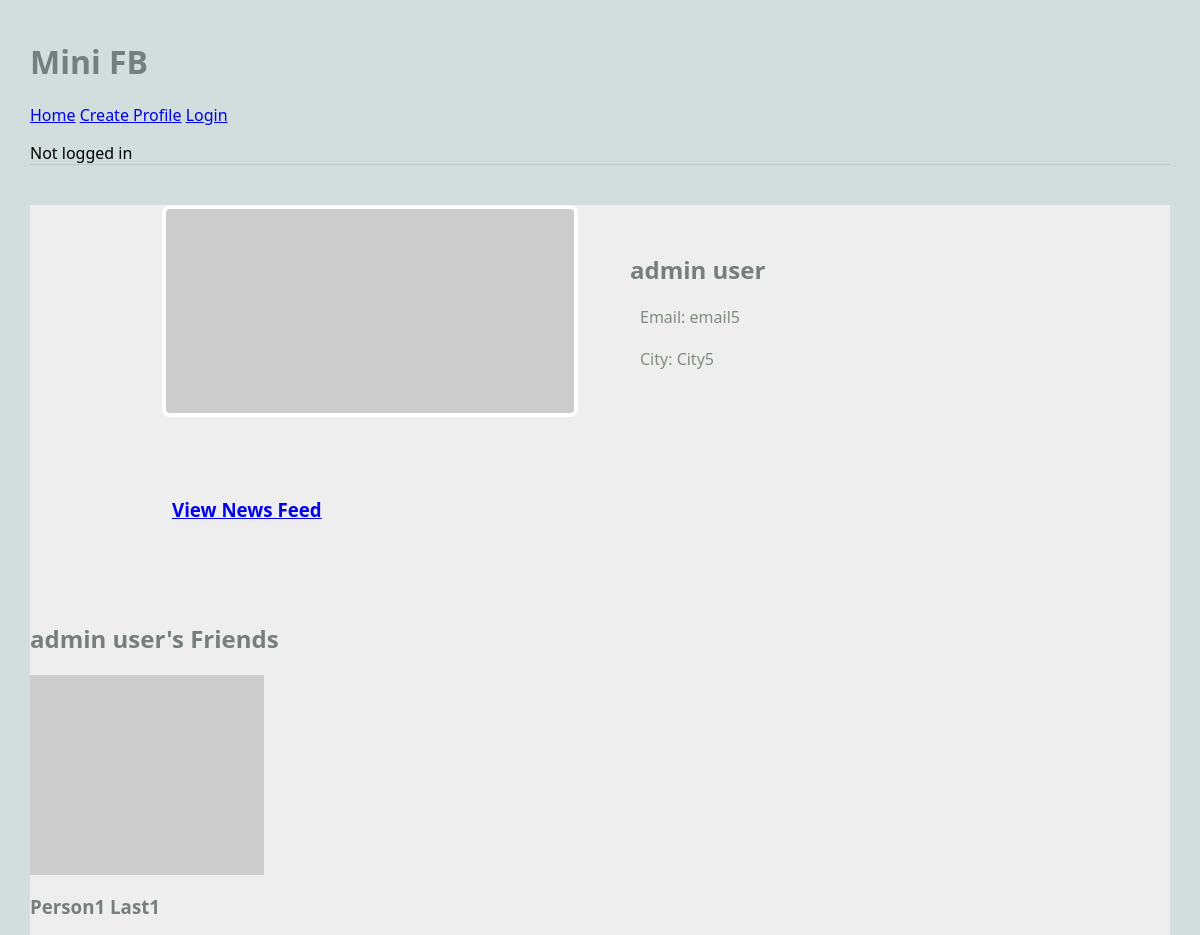
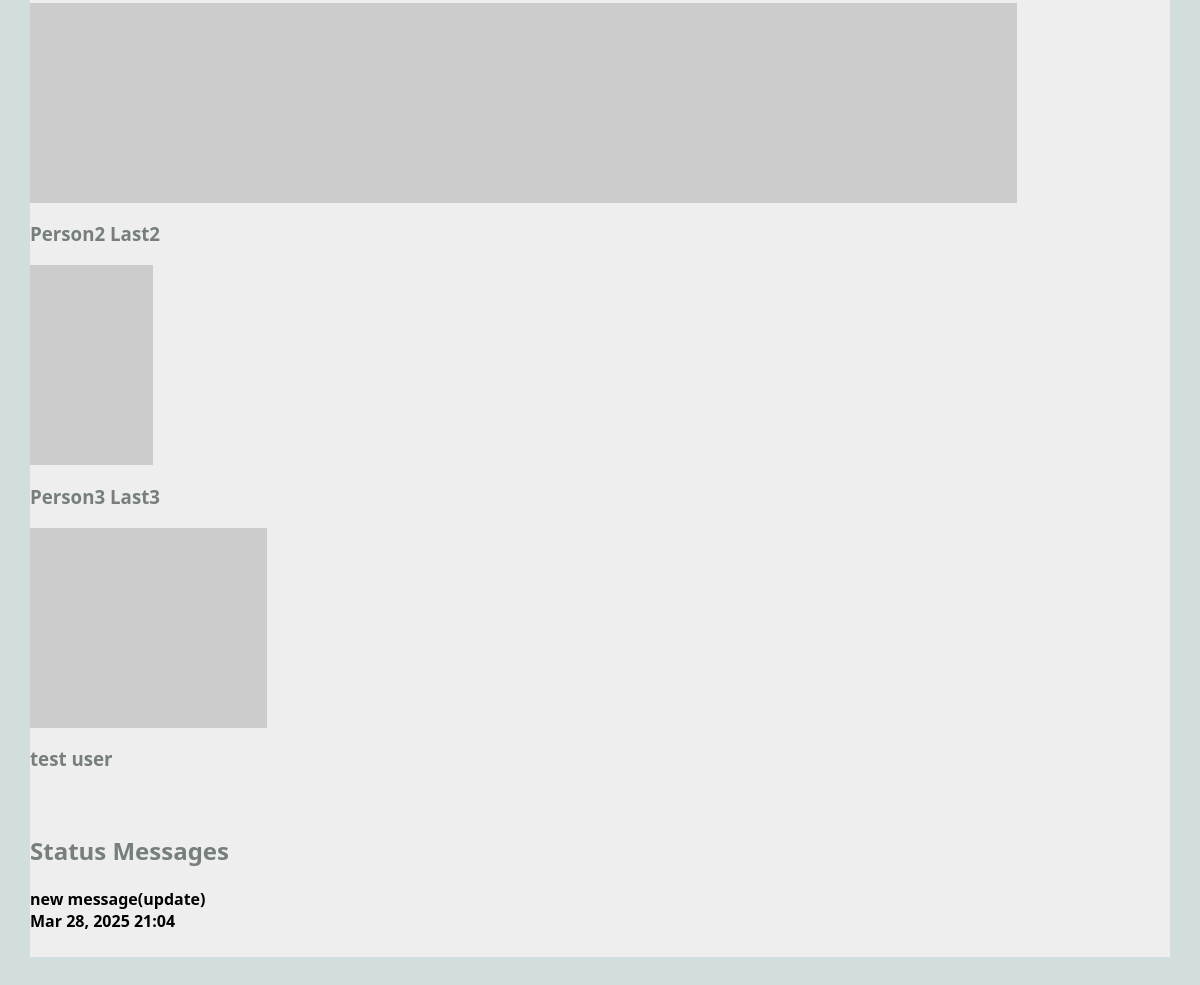
Screenshot of /mini_fb/profile/5 with the database file from the repository (2 pictures, top to bottom).
### mini_fb/models.py (models this page shows, shortened)
class Profile(models.Model):
    fname = models.TextField(blank=False)  # First name of the user
    lname = models.TextField(blank=False)  # Last name of the user
    city = models.TextField(blank=False)   # City where the user resides
    email = models.TextField(blank=False)  # Email address of the user
    profile_image_url = models.URLField(blank=True)  # Profile image URL (optional)
    user = models.ForeignKey(User, on_delete=models.CASCADE) # Link mini_fb Profile to django User
    def __str__(self):
        return f'{self.fname} {self.lname}'
    def get_status_messages(self):
        status_messages = StatusMessage.objects.filter(profile=self).order_by('-timestamp')
        return status_messages
    def get_friends(self):
        friends = Friend.objects.filter(models.Q(profile1=self) | models.Q(profile2=self))
        friend_profiles = [f.profile1 if f.profile2 == self else f.profile2 for f in friends]
        return friend_profiles

class StatusMessage(models.Model):
    profile = models.ForeignKey("Profile", on_delete=models.CASCADE)  # User's profile associated with the message
    message = models.TextField(blank=False)  # Status message text
    timestamp = models.DateTimeField(auto_now=True)  # Timestamp of when the status was posted
    def get_images(self):
        status_images = StatusImage.objects.filter(status_message=self)
        images = [status_image.image for status_image in status_images]  # Extract the Image objects
        return images

### mini_fb/views.py (the view)
# urls.py: path('profile/<int:pk>', ShowProfilePageView.as_view(), name='show_profile'),
class ShowProfilePageView(DetailView):
    model = Profile  # The Profile model we are working with
    template_name = 'mini_fb/show_profile.html'  # Template for displaying a single profile
    context_object_name = 'profile'  # Name used to access the profile in the template file

### mini_fb/templates/mini_fb/show_profile.html (shortened to what this page needs)
{% extends 'mini_fb/base.html' %}
{% block content %}
<main class="grid-container">
  <article class="featured">
    {% if profile.profile_image_url %}
    <img
      src="{{profile.profile_image_url}}"
      alt="{{profile.profile_image_url}}"
    />
    {% endif %}
    <div>
      <h2>{{profile.fname}} {{profile.lname}}</h2>
      <p>Email: {{profile.email}}</p>
      <p>City: {{profile.city}}</p>
    </div>
    <h3>
      <a href="{% url 'show_news_feed' %}">View News Feed</a>
    </h3>
  </article>
  <div class="container">
    <h2>{{profile}}'s Friends</h2>
    <table>
      {% for friend in profile.get_friends %}
        <tr>
          {% if friend.profile_image_url %}
          <a href="{% url 'show_profile' friend.pk %}">
            <img src="{{friend.profile_image_url}}" alt="{{friend.profile_image_url}}" />
          </a>
          {% endif %}
          <h3>{{friend.fname}} {{friend.lname}}</h3>
        </tr>
      {% endfor %}
    </table>
  </div>
  <div class="container">
    <h2>Status Messages</h2>
    <table>
      {% for message in profile.get_status_messages %}
      <tr>
        <h4>{{message.message}} </br> {{message.timestamp|date:"M d, Y H:i"}}</h4>
      </tr>
      {% endfor %}
    </table>
  </div>
</main>
{% endblock %}

### static/mini_fb/css/styles.css (style rules this page uses)
body { margin: 30px; background: #d1dedd; font-family:'Segoe UI', Tahoma, Geneva, Verdana, sans-serif; }
h1, h2, h3 { color: #767f7e; }
p { color: #828b82; }
.grid-container { background: #eee; max-width: 1200px; display: flex; flex-direction: column; align-items: center; gap: 20px; margin: 20px auto; width: 100%; }
.container { width: 100%; }
.container table { width: 100%; table-layout: fixed; }
.container table tr { display: flex; flex-wrap: wrap; justify-content: center; }
article.featured { grid-column: span 3; display: grid; gap: 60px; grid-template-columns: 1fr 1fr; align-items: center; border-bottom: 1px #bbc7c7; padding-bottom: 40px; }
article img, article.featured img { width: 100%; border: 4px solid #fff; border-radius: 8px; }
article p, article h3 { margin: 20px 10px; }

### rows the page displays
Profile: fname "admin", lname "user", email "email5", city "City5", fname+lname "admin user"
Profile: fname "Person1", lname "Last1"
Profile: fname "Person2", lname "Last2"
Profile: fname "Person3", lname "Last3"
Profile: fname "test", lname "user"
StatusMessage: message "new message(update)", timestamp "Mar 28, 2025 21:04"
